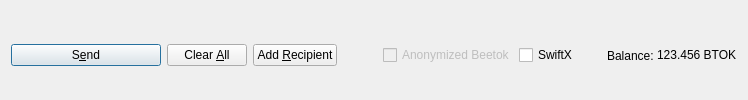
         <widget class="QFrame" name="frame_Send">
          <layout class="QHBoxLayout" name="horizontalLayout">
           <property name="bottomMargin">
            <number>0</number>
           </property>
           <item>
            <widget class="QPushButton" name="sendButton">
             <property name="minimumSize">
              <size>
               <width>150</width>
               <height>0</height>
              </size>
             </property>
             <property name="toolTip">
              <string>Confirm the send action</string>
             </property>
             <property name="text">
              <string>S&amp;end</string>
             </property>
             <property name="autoDefault">
              <bool>false</bool>
             </property>
             <property name="default">
              <bool>true</bool>
             </property>
            </widget>
           </item>
           <item>
            <widget class="QPushButton" name="clearButton">
             <property name="sizePolicy">
              <sizepolicy hsizetype="Minimum" vsizetype="Fixed">
               <horstretch>0</horstretch>
               <verstretch>0</verstretch>
              </sizepolicy>
             </property>
             <property name="toolTip">
              <string>Clear all fields of the form.</string>
             </property>
             <property name="text">
              <string>Clear &amp;All</string>
             </property>
             <property name="autoDefault">
              <bool>false</bool>
             </property>
            </widget>
           </item>
           <item>
            <widget class="QPushButton" name="addButton">
             <property name="toolTip">
              <string>Send to multiple recipients at once</string>
             </property>
             <property name="text">
              <string>Add &amp;Recipient</string>
             </property>
             <property name="autoDefault">
              <bool>false</bool>
             </property>
            </widget>
           </item>
           <item>
            <spacer name="horizontalSpacer">
             <property name="orientation">
              <enum>Qt::Horizontal</enum>
             </property>
             <property name="sizeHint" stdset="0">
              <size>
               <width>40</width>
               <height>20</height>
              </size>
             </property>
            </spacer>
           </item>
           <item>
            <layout class="QHBoxLayout" name="horizontalLayout_2">
             <property name="spacing">
              <number>3</number>
             </property>
             <item>
              <widget class="QCheckBox" name="checkzABET">
               <property name="enabled">
                <bool>false</bool>
               </property>
               <property name="text">
                <string>Anonymized Beetok</string>
               </property>
              </widget>
             </item>
             <item>
              <widget class="QCheckBox" name="checkSwiftTX">
               <property name="enabled">
                <bool>true</bool>
               </property>
               <property name="minimumSize">
                <size>
                 <width>85</width>
                 <height>0</height>
                </size>
               </property>
               <property name="text">
                <string>SwiftX</string>
               </property>
              </widget>
             </item>
             <item>
              <widget class="QLabel" name="labelForBalance">
               <property name="text">
                <string>Balance:</string>
               </property>
              </widget>
             </item>
             <item>
              <widget class="QLabel" name="labelBalance">
               <property name="sizePolicy">
                <sizepolicy hsizetype="Preferred" vsizetype="Fixed">
                 <horstretch>0</horstretch>
                 <verstretch>0</verstretch>
                </sizepolicy>
               </property>
               <property name="cursor">
                <cursorShape>IBeamCursor</cursorShape>
               </property>
               <property name="text">
                <string notr="true">123.456 BTOK</string>
               </property>
               <property name="textInteractionFlags">
                <set>Qt::LinksAccessibleByMouse|Qt::TextSelectableByKeyboard|Qt::TextSelectableByMouse</set>
               </property>
              </widget>
             </item>
            </layout>
           </item>
          </layout>
         </widget>
